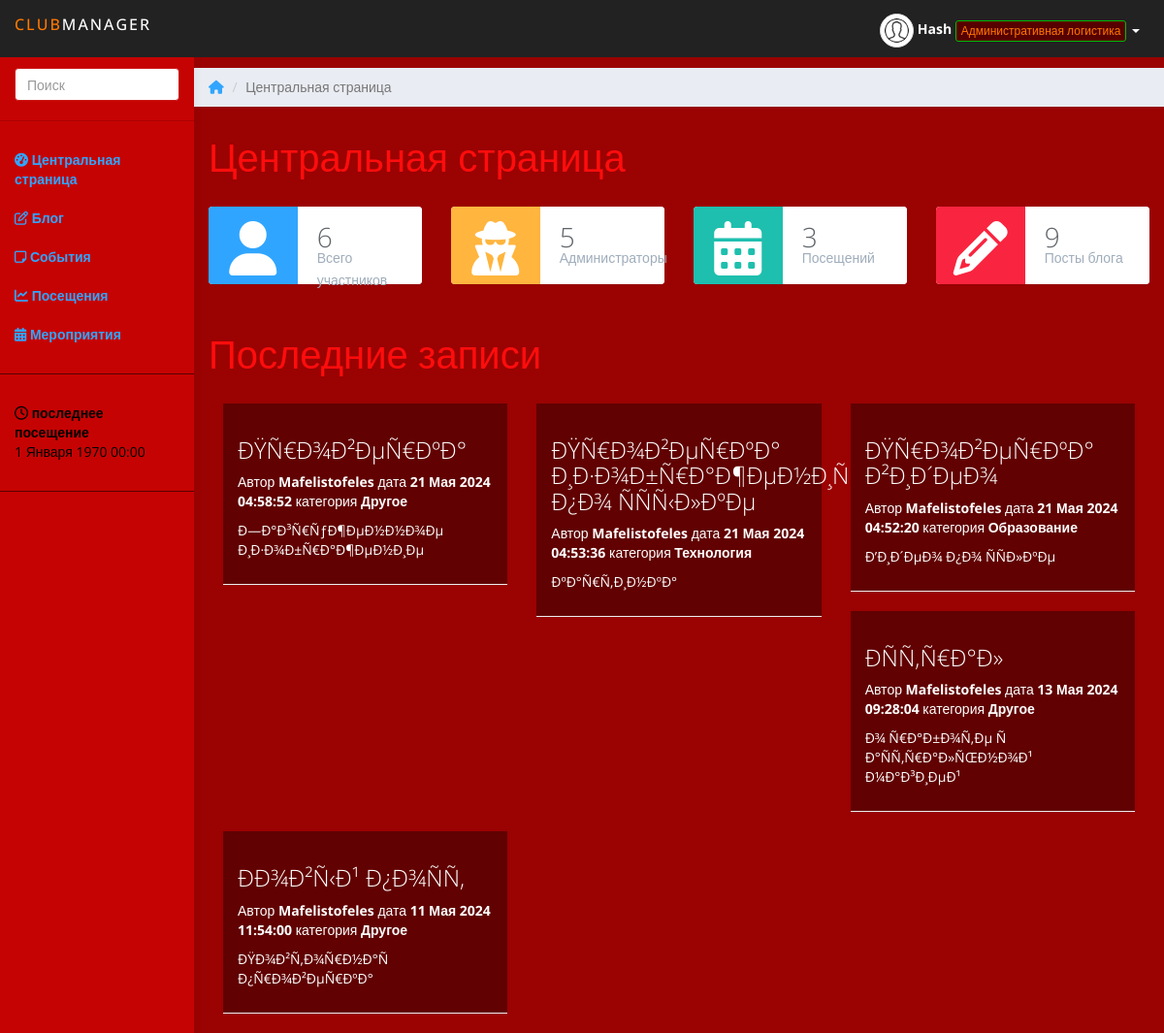
The app's page /Club/home.php (signed in) with its own data.
### tables this page shows
CREATE TABLE IF NOT EXISTS `userinfo` (
  `id` int(5) NOT NULL AUTO_INCREMENT,
  `name` varchar(50) NOT NULL,
  `email` varchar(70) NOT NULL,
  `username` varchar(25) NOT NULL,
  `password` text NOT NULL,
  `role` varchar(20) NOT NULL,
  `last_login` datetime DEFAULT NULL,
  `currunt_login` timestamp NULL DEFAULT CURRENT_TIMESTAMP ON UPDATE CURRENT_TIMESTAMP,
  `otp` varchar(10) DEFAULT NULL,
  `pic` text,
  PRIMARY KEY (`id`),
  UNIQUE KEY `username` (`username`),
  UNIQUE KEY `email` (`email`)
);

CREATE TABLE IF NOT EXISTS `blog_posts` (
  `id` int(11) NOT NULL AUTO_INCREMENT,
  `postTitle` varchar(200) NOT NULL,
  `description` text NOT NULL,
  `content` text NOT NULL,
  `post_date` timestamp NOT NULL DEFAULT CURRENT_TIMESTAMP ON UPDATE CURRENT_TIMESTAMP,
  `auther` varchar(25) NOT NULL,
  `catinfo` varchar(70) DEFAULT NULL,
  PRIMARY KEY (`id`)
);

### Club/funs.php (the view, shortened to what this page needs)
<?php
global $con;
function get_member_data($session_name)
{
	global $con;
	$query = "SELECT * FROM userinfo WHERE username='$session_name'";
	$result = mysqli_query($con,$query);
	$rows = mysqli_affected_rows($con);
	if($rows == 1)
	{
		$row = mysqli_fetch_assoc($result);
	}
	else
		echo 'ошибка при извлечении данных';
	return $row;
}
	?>
	<?php
function starter($id,$name,$role,$pic,$last_login,$total_members,$core_members,$total_sessions,$completed_sessions)
{
	?>
<!DOCTYPE html>
<html>
<head>
<link href="css/pace-theme-corner-indicator.css" rel="stylesheet">
<link href="https://maxcdn.bootstrapcdn.com/bootstrap/3.3.7/css/bootstrap.min.css" rel="stylesheet">
<link href="css/styles.css" rel="stylesheet">
</head>
<body>
	<nav class="navbar navbar-inverse navbar-fixed-top" role="navigation">
		<div class="container-fluid">
			<div class="navbar-header">
				<b><a class="navbar-brand" href="home.php"><span>Club</span>Manager</a></b>
				<ul class="user-menu">
					<li class="dropdown pull-right">
					<a class="dropdown-toggle" data-toggle="dropdown">
    <img src="<?php echo $pic; ?>" class="img-responsive img-circle img-thumbnail" height="35px" width="35px">
    <b id="mobhide"><?php echo $name; ?></b>
    <div class="btn btn-xs btn-info" style="color:#ff7700; background-color: #570000; border-color: #00bb0a;" id="mobhide">
        <?php
            switch ($role) {
                case 'Admin Logistics':
                    echo 'Административная логистика';
                    break;
            }
        ?>
    </div>
    <span class="caret"></span>
</a>
					</li>
				</ul>
			</div>
		</div>
	</nav><br>
		<div id="sidebar-collapse" class="col-sm-3 col-lg-2 sidebar">
		<form role="search" action="search.php" method="post">
			<div class="form-group">
				<input type="text" name="term" class="form-control" placeholder="Поиск" required>
			</div>
		</form>
		<ul class="nav menu">
			<li><a href="home.php"><i class="fa fa-tachometer" aria-hidden="true"></i>
 <b>Центральная страница</b></a></li>
			<li><a href="blog-home.php"><i class="fa fa-pencil-square-o" aria-hidden="true"></i> <b>Блог</b></a></li>
			<li><a href="notice.php"><i class="fa fa-sticky-note-o" aria-hidden="true"></i> <b>События</b></a></li>
			<li><a href="attendance.php"><i class="fa fa-line-chart" aria-hidden="true"></i> <b>Посещения</b></a></li>
			<li><a href="schedule.php"><i class="fa fa-calendar" aria-hidden="true"></i> <b>Мероприятия</b></a></li>
			<li role="presentation" class="divider"></li>
			<li><a style="color: #000;"><i class="fa fa-clock-o" aria-hidden="true"></i> <b>последнее посещение</b><br><?php echo $last_login; ?></a></li>
			<li role="presentation" class="divider"></li>
		</ul>
	</div>
	<div class="col-sm-9 col-sm-offset-3 col-lg-10 col-lg-offset-2 main">
	<?php
	return false;
}
function at_bottom()
{
	?>
	</div>
<link rel="stylesheet" type="text/css" href="css/DateTimePicker.min.css" />
<link href="http://cdnjs.cloudflare.com/ajax/libs/summernote/0.8.2/summernote.css" rel="stylesheet">
</body>
</html>
	<?php
	return false;
}
	?>
<?php
function show_home_posts()
{
	global $con;
	$query = "SELECT * FROM blog_posts ORDER BY id DESC LIMIT 0,5";
	$result = mysqli_query($con,$query);
	$months = array(
		"Января", "Февраля", "Марта", "Апреля", "Мая", "Июня",
		"Июля", "Августа", "Сентября", "Октября", "Ноября", "Декабря"
	);
	if(mysqli_num_rows($result) > 0) {
		$select = 1;
		while($row = mysqli_fetch_assoc($result)) {
			if($select % 2 == 1) {
				$css = 'panel-teal';
			} else {
				$css = 'panel-orange';
			}
	?>
			<div class="col-lg-4">
				<div class="panel <?php echo $css; ?>">
					<div class="panel-body">
						<a href="viewpost.php?id=<?php echo $row['id']; ?>&title=<?php echo $row['postTitle']; ?>" style="color: #fff;">
							<h3 style="color: #fff;"><?php echo $row['postTitle']; ?></h3>
							<a href="viewpost.php?id=<?php echo $row['id']; ?>&title=<?php echo $row['postTitle']; ?>" style="color: #fff;">
								<p>Автор <b><?php echo $row['auther']; ?></b> дата <b><?php echo date('j', strtotime($row['post_date'])); ?> <?php echo $months[(int)date('n', strtotime($row['post_date'])) - 1]; ?> <?php echo date('Y H:i:s', strtotime($row['post_date'])); ?></b> категория
									<b><a style="color: #fff;" href="viewbycat.php?cat=<?php echo $row['catinfo']; ?>">
									<?php
									switch ($row['catinfo']) {
										case "Uncategorised":
											echo "Другое";
											break;
										case "Technology":
											echo "Технология";
											break;
										case "Education":
											echo "Образование";
											break;
									}
									?>
									</a>
								</b>
								</p>
								<p><a style="color: #fff;" href="viewbycat.php?cat=<?php echo $row['catinfo']; ?>"><?php echo $row['description']; ?></a></p>
							</a>
						</a>
					</div>
				</div>
			</div>
	<?php
			$select++;
		}
	}
	else {
		echo '<div class="alert bg-warning text-center col-md-offset-4 col-md-4 col-sm-12"><span><h4>no posts found, visit after sometime!</h4></span></div>';
	}
	return false;
}

### Club/css/styles.css (style rules this page uses)
* { font-family: 'Open Sans', sans-serif; }
body { background: #9b0202; padding-top: 50px; color: #5f6468; }
p { color: #777; }
a, a:hover, a:focus { color: #30a5ff; }
h1, h2, h3, h4, h5, h6 { color: #ff0d0d; }
h3, h4 { font-weight: 300; }
.form-control { border: 1px solid #c91818; box-shadow: none; }
.navbar-header .navbar-brand { color: #ff0000; font-size: 16px; text-transform: uppercase; font-weight: 500; letter-spacing: 2px; }
.navbar-header .navbar-brand span { color: #ff7700; }
.panel { border: 0; }
.panel-teal { background: #1ebfae; color: #fff; }
.panel-orange { background: #ffb53e; color: #fff; }
.panel-blue .panel-body p, .panel-teal .panel-body p, .panel-orange .panel-body p, .panel-red .panel-body p { color: #fff; color: rgba(255, 255, 255, .8); }
.panel-body { background: #610101; border-bottom: 1px solid #eee; color: #5f6468; }
.navbar { border: 0; }
.user-menu { display: inline-block; margin-top: 14px; margin-right: 10px; float: right; list-style: none; padding: 0; }
.user-menu a { color: #fff; }
.sidebar { display: block; background-color: #570000; padding: 0; display: none; }
.sidebar form { padding: 20px 15px 5px 15px; border-bottom: 1px solid #ab0101; margin-bottom: 20px; }
@media (min-width: 768px) { .sidebar { display: block; position: fixed; top: 50px; bottom: 0; left: 0; z-index: 1000; display: block; margin: 0; padding: 0; overflow-x: hidden; overflow-y: auto; background-color: #c60303; box-shadow: 1px 0px 10px rgba(0, 0, 0, .05); } }
@media (min-width: 768px) { .navbar-header { width: 100%; } }
.sidebar ul.nav li.divider { border-bottom: 1px solid #570000; margin: 20px 0; }

### records on screen
userinfo: pic (placeholder picture), name "Hash"
blog_posts: postTitle "ÐŸÑ€Ð¾Ð²ÐµÑ€ÐºÐ°", auther "Mafelistofeles", post_date "21", post_date "Мая", post_date "2024 04:58:52", catinfo "Другое", description "Ð—Ð°Ð³Ñ€ÑƒÐ¶ÐµÐ½Ð½Ð¾Ðµ Ð¸Ð·Ð¾Ð±Ñ€Ð°Ð¶ÐµÐ½Ð¸Ðµ"
blog_posts: postTitle "ÐŸÑ€Ð¾Ð²ÐµÑ€ÐºÐ° Ð¸Ð·Ð¾Ð±Ñ€Ð°Ð¶ÐµÐ½Ð¸Ñ Ð¿Ð¾ ÑÑÑ‹Ð»ÐºÐµ", auther "Mafelistofeles", post_date "21", post_date "Мая", post_date "2024 04:53:36", catinfo "Технология", description "ÐºÐ°Ñ€Ñ‚Ð¸Ð½ÐºÐ°"
blog_posts: postTitle "ÐŸÑ€Ð¾Ð²ÐµÑ€ÐºÐ° Ð²Ð¸Ð´ÐµÐ¾", auther "Mafelistofeles", post_date "21", post_date "Мая", post_date "2024 04:52:20", catinfo "Образование", description "Ð’Ð¸Ð´ÐµÐ¾ Ð¿Ð¾ ÑÑÐ»ÐºÐµ"
blog_posts: postTitle "ÐÑÑ‚Ñ€Ð°Ð»", auther "Mafelistofeles", post_date "13", post_date "Мая", post_date "2024 09:28:04", catinfo "Другое", description "Ð¾ Ñ€Ð°Ð±Ð¾Ñ‚Ðµ Ñ Ð°ÑÑ‚Ñ€Ð°Ð»ÑŒÐ½Ð¾Ð¹ Ð¼Ð°Ð³Ð¸ÐµÐ¹"
blog_posts: postTitle "ÐÐ¾Ð²Ñ‹Ð¹ Ð¿Ð¾ÑÑ‚", auther "Mafelistofeles", post_date "11", post_date "Мая", post_date "2024 11:54:00", catinfo "Другое", description "ÐŸÐ¾Ð²Ñ‚Ð¾Ñ€Ð½Ð°Ñ Ð¿Ñ€Ð¾Ð²ÐµÑ€ÐºÐ°"

### other values on screen
$last_login "1 Января 1970 00:00"
$total_members "6"
$core_members "5"
$total_sessions "3"
$all_posts "9"
